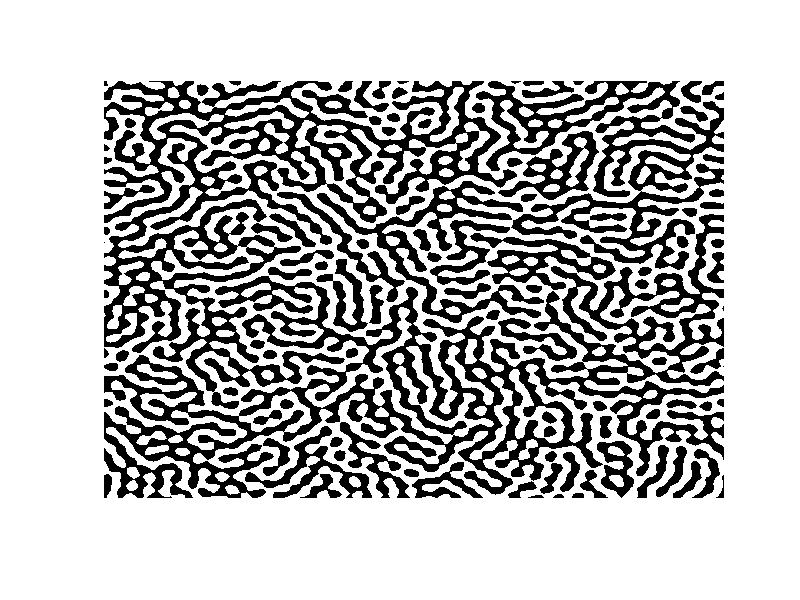

This chart was generated by the following MATLAB code:
ResX=1380
ResY=2048

E_target=zeros(ResX,ResY);

% E_target(300-100,396+60)=255;
% E_target(300-100,396+40)=255;


%% Generate the image of the required pattern
% We wish to generate a circle, with center (a,b) and radius r

a=ResX/2;
b=ResY/2;

r=1000.0;
delta=500;
for i=1:1:4*a
    for j=1:1:4*b
        if(  ((a-i)^2 +(b-j)^2>r) &&  ( (a-i)^2 +(b-j)^2<(r+delta) )   )
            E_target(uint16(i),uint16(j))=255;
            sprintf('%d %d',i,j)
            
        end
    end
end
imshow(E_target)
% We show the target pattern


%%
E_target=fftshift(E_target);

Phase=rand(ResX,ResY)*(2*pi);
Phase_image=exp(-1i*Phase);
for j=1:1:10
    
    holo=ifftshift(ifft2(E_target.*Phase_image));
    
    Phase_holo=exp(-1i*angle(holo));
    
    E_focus=fft2(Phase_holo);
    Phase_image=exp(-1i*angle(E_focus));
end

Phase=angle(holo);

% For a general 256 bit SLM
Phase=uint8(mod(Phase+2*pi,2*pi)/(2*pi)*255);

%% for the forthdd SLM which is binary
PhaseMat= angle(holo)>0;
Phase= uint8(PhaseMat*255);

% addSave=''
imshow(ifftshift(Phase))
imwrite(ifftshift(Phase),'GS_generated.bmp')
%This is the final generated image
